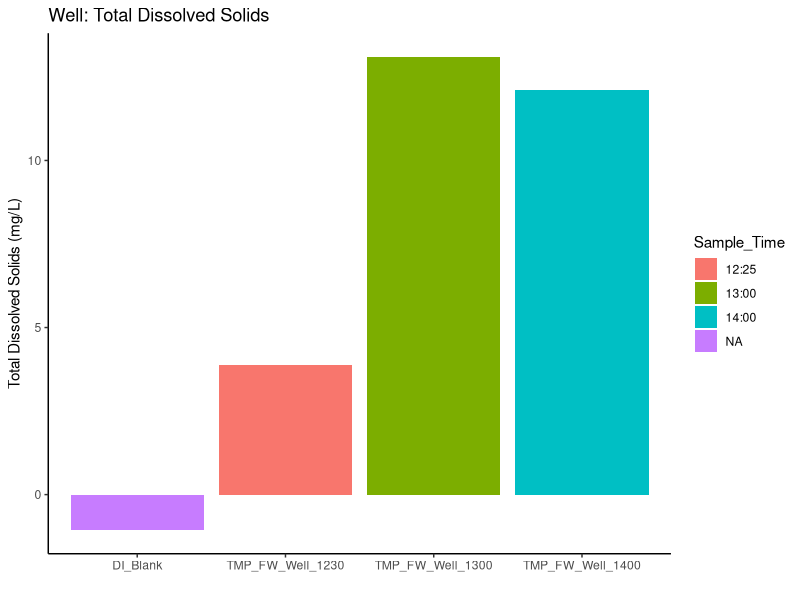
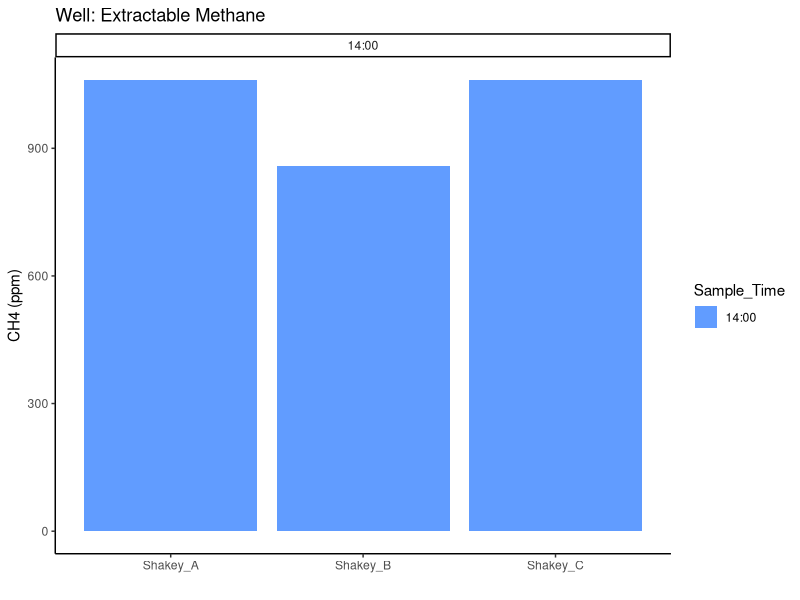
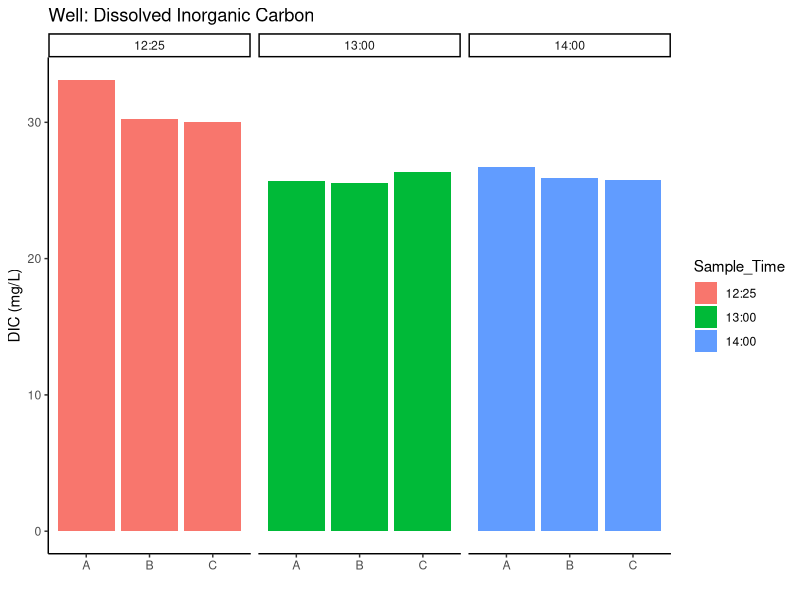
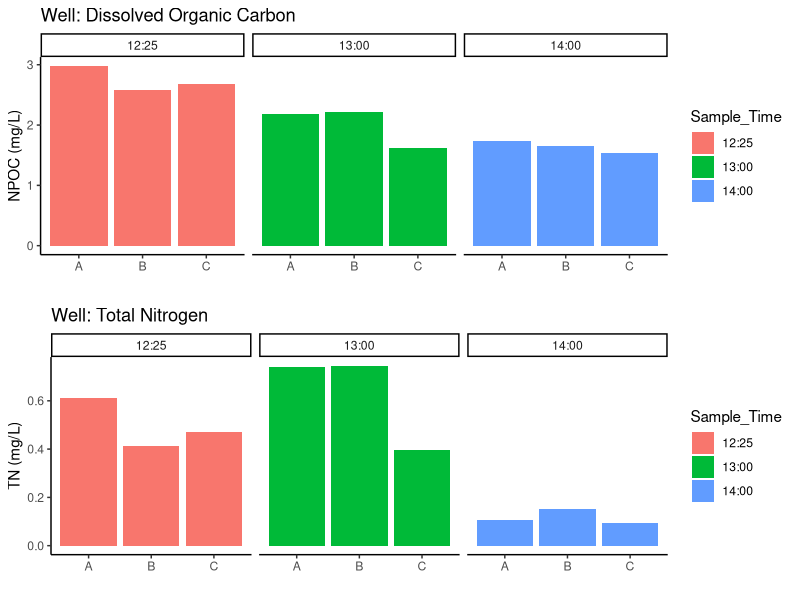

Write the R code that produced these figures, in order.
## ---- chunk 1
library(ggplot2)
library(dplyr)
library(knitr)
library(ggpubr)
## ---- chunk 2

#read out title
cat("TSS Data: ~1L Samples filtered with GFF")

#Read in the data 
tss <- read.csv("Raw Data/COMPASS_TEMPEST_WellTest_TSS_Data.csv")
#head(tss)

#Calculate an Avg. Sample Weight and caluclate TSS mg/L
tss <- tss %>%
  mutate(Avg_Sample_Weight_g = 
           rowMeans(select(., Tin_Filter_Sample_Weight_Dry_g, 
                           Tin_Filter_Sample_Weight_Dry1_g), na.rm = TRUE))

tss$TSS_mgL <- ((tss$Avg_Sample_Weight_g - tss$Tin_Filter_Weight_g)*1000) /   
  (tss$Filtered_Volume_mL/1000)

final_tss <- tss %>% 
  #select(Project, Plot, grid, sample_name, Vial_ID, date, ) %>%
  mutate(
    Project = "COMPASS",   # new column with same value on every row
    Experiment = "TEMPEST: Well Test",
    Sample_Date = "2025-09-04",
    Sample_Time = c("12:25", "13:00", "14:00", "NA"),
    Replicate = c("A", "A","A", "NA")
  ) 

#this needs altered to match the tempest metadata and clean up 
final_tss <- final_tss %>%
  rename(sample_name = Sample_ID) %>%
  select(
    Project, Experiment, Sample_Date, Sample_Time, Replicate, sample_name,
    TSS_mgL, Filtered_Volume_mL
    # list columns in the order you want them
  )


#plot the TSS 
tss_plot <- ggplot(final_tss, aes(x=sample_name, y=TSS_mgL, fill=Sample_Time)) + 
  geom_bar(stat = "identity")  + 
  labs(title="Well: Total Dissolved Solids", 
       y="Total Dissolved Solids (mg/L)", x=" ") + theme_classic()
 
print(tss_plot)

##remove the DI blank and make a table 
tss_table <- final_tss %>%
  filter(sample_name != "DI_Blank") %>%
  select("sample_name", "TSS_mgL") %>%
  mutate(TSS_mgL = round(TSS_mgL, 2))


kable(tss_table)

##remove the DI blank and make a table 
final_tss <- final_tss %>%
  filter(sample_name != "DI_Blank")

#will put final data in processed data folder
  write.csv(final_tss, "Processed Data/TMP_20250904_FW_WellTest_TSS_Processed.csv")


## ---- chunk 3

#read out title
cat("Greenhouse Gas Data from Shimadzu GC - Shakey Samples")

#Read in the data 
ghg <- read.csv("Processed Data/TMP_20250904_FW_WellTest_GHG_Processed.csv")
#head(doc)

#Plot DOC data 
viz_ch4_plot <-  ggplot(data = ghg, aes(x = sample_name, y = CH4_ppm, fill=Sample_Time)) +
       geom_bar(stat = 'identity') + 
        facet_grid(~Sample_Time, scales="free_x") +
        scale_fill_manual(values = c("#619CFF")) + 
        theme_classic() + labs(x= " ", y="CH4 (ppm)", title="Well: Extractable Methane") + 
        theme(legend.position="right") 

viz_ch4_plot

#ggarrange(viz_c_plot, viz_n_plot, nrow=2, ncol=1)
#print(viz_c_plot)
#print(viz_n_plot)

##Calculate an average DOC and TN?  
# Calculate the averages
avg_ch4 <- round(mean(ghg$CH4_ppm), 2)
#avg_tn <- round(mean(doc$tdn_mgL), 2)
sd_ch4 <- round(sd(ghg$CH4_ppm), 2)
#sd_tn <- round(sd(doc$tdn_mgL), 2)

# Create a dataframe with the results
ghg_table <- data.frame(
  Analyte = c("CH4 (ppm)"), #, "CO2 (ppm)"),
  Average = c(avg_ch4), #, avg_tn),
  Std_Deviation = c(sd_ch4) #, sd_tn)
)

kable(ghg_table)

## ---- chunk 4

#read out title
cat("DIC Data from Shimadzu TOC-V")

#Read in the data 
dic <- read.csv("Processed Data/TMP_20250904_FW_WellTest_DIC_Processed.csv")
#head(doc)

#Plot DOC data 
viz_ic_plot <-  ggplot(data = dic, aes(x = Replicate, y = ic_mgL, fill=Sample_Time)) +
       geom_bar(stat = 'identity') + 
        facet_grid(~Sample_Time, scales="free_x") + 
        theme_classic() + labs(x= " ", y="DIC (mg/L)", title="Well: Dissolved Inorganic Carbon") + 
        theme(legend.position="right") 

print(viz_ic_plot)


##Calculate an average DIC  
# Calculate the averages
avg_dic <- round(mean(dic$ic_mgL), 2)
sd_dic <- round(sd(dic$ic_mgL), 2)


# Create a dataframe with the results
dic_table <- data.frame(
  Analyte = c("DIC (mg/L)"),
  Average = c(avg_dic),
  Std_Deviation = c(sd_dic)
)

kable(dic_table)

## ---- chunk 5

#read out title
cat("DOC and TN Data from Shimadzu TOC/TN")

#Read in the data 
doc <- read.csv("Processed Data/TMP_20250904_FW_WellTest_DOC_Processed.csv")
#head(doc)

#Plot DOC data 
viz_c_plot <-  ggplot(data = doc, aes(x = Replicate, y = npoc_mgL, fill=Sample_Time)) +
       geom_bar(stat = 'identity') + 
        facet_grid(~Sample_Time, scales="free_x") + 
        theme_classic() + labs(x= " ", y="NPOC (mg/L)", title="Well: Dissolved Organic Carbon") + 
        theme(legend.position="right") 


viz_n_plot <-  ggplot(data = doc, aes(x = Replicate, y = tdn_mgL, fill=Sample_Time)) +
       geom_bar(stat = 'identity') + 
        facet_grid(~Sample_Time, scales="free_x") + 
        theme_classic() + labs(x= " ", y="TN (mg/L)", title="Well: Total Nitrogen") + 
        theme(legend.position="right") 

ggarrange(viz_c_plot, viz_n_plot, nrow=2, ncol=1)
#print(viz_c_plot)
#print(viz_n_plot)

##Calculate an average DOC and TN?  
# Calculate the averages
avg_doc <- round(mean(doc$npoc_mgL), 3)
avg_tn <- round(mean(doc$tdn_mgL), 3)
sd_doc <- round(sd(doc$npoc_mgL), 3)
sd_tn <- round(sd(doc$tdn_mgL), 3)

# Create a dataframe with the results
doc_table <- data.frame(
  Analyte = c("DOC (mg/L)", "TN (mg/L)"),
  Average = c(avg_doc, avg_tn),
  Std_Deviation = c(sd_doc, sd_tn)
)

kable(doc_table)

